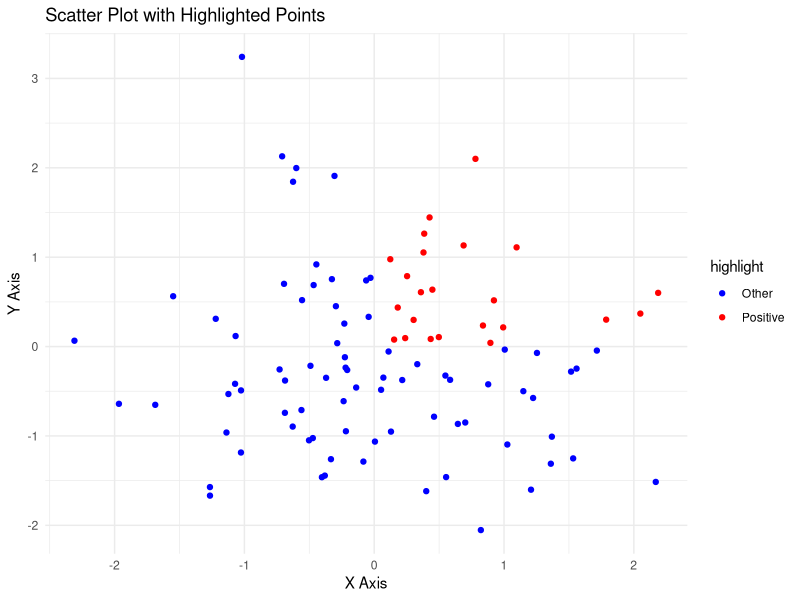

Source code (R):
#Use logical conditions to highlight subsets of points in different colors.
library(ggplot2)
set.seed(123)  
data <- data.frame(
  x = rnorm(100),        
  y = rnorm(100),       
  category = sample(c("A", "B", "C"), 100, replace = TRUE) 
)
data$highlight <- ifelse(data$x > 0 & data$y > 0, "Positive", "Other")

plot <- ggplot(data, aes(x = x, y = y, color = highlight)) +
  geom_point() + 
  scale_color_manual(values = c("Positive" = "red", "Other" = "blue")) +  
  labs(title = "Scatter Plot with Highlighted Points", 
       x = "X Axis", 
       y = "Y Axis") + 
  theme_minimal()
print(plot)
